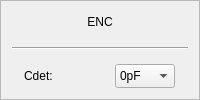
     <widget class="QFrame" name="frame_6">
      <property name="sizePolicy">
       <sizepolicy hsizetype="Minimum" vsizetype="Preferred">
        <horstretch>0</horstretch>
        <verstretch>0</verstretch>
       </sizepolicy>
      </property>
      <property name="minimumSize">
       <size>
        <width>100</width>
        <height>0</height>
       </size>
      </property>
      <property name="frameShape">
       <enum>QFrame::StyledPanel</enum>
      </property>
      <property name="frameShadow">
       <enum>QFrame::Raised</enum>
      </property>
      <layout class="QVBoxLayout" name="verticalLayout_7">
       <item alignment="Qt::AlignHCenter">
        <widget class="QLabel" name="enc_label">
         <property name="sizePolicy">
          <sizepolicy hsizetype="Minimum" vsizetype="Fixed">
           <horstretch>0</horstretch>
           <verstretch>0</verstretch>
          </sizepolicy>
         </property>
         <property name="minimumSize">
          <size>
           <width>60</width>
           <height>20</height>
          </size>
         </property>
         <property name="text">
          <string>ENC</string>
         </property>
         <property name="alignment">
          <set>Qt::AlignCenter</set>
         </property>
        </widget>
       </item>
       <item>
        <widget class="Line" name="line_6">
         <property name="sizePolicy">
          <sizepolicy hsizetype="Preferred" vsizetype="Fixed">
           <horstretch>0</horstretch>
           <verstretch>0</verstretch>
          </sizepolicy>
         </property>
         <property name="minimumSize">
          <size>
           <width>60</width>
           <height>20</height>
          </size>
         </property>
         <property name="maximumSize">
          <size>
           <width>9999999</width>
           <height>20</height>
          </size>
         </property>
         <property name="orientation">
          <enum>Qt::Horizontal</enum>
         </property>
        </widget>
       </item>
       <item>
        <layout class="QHBoxLayout" name="horizontalLayout">
         <property name="sizeConstraint">
          <enum>QLayout::SetMinimumSize</enum>
         </property>
         <item alignment="Qt::AlignHCenter">
          <widget class="QLabel" name="enc_cdet_label">
           <property name="sizePolicy">
            <sizepolicy hsizetype="Minimum" vsizetype="Minimum">
             <horstretch>0</horstretch>
             <verstretch>0</verstretch>
            </sizepolicy>
           </property>
           <property name="minimumSize">
            <size>
             <width>60</width>
             <height>20</height>
            </size>
           </property>
           <property name="text">
            <string>Cdet:</string>
           </property>
          </widget>
         </item>
         <item alignment="Qt::AlignHCenter">
          <widget class="QComboBox" name="enc_cdet_comboBox">
           <property name="sizePolicy">
            <sizepolicy hsizetype="Minimum" vsizetype="Minimum">
             <horstretch>0</horstretch>
             <verstretch>0</verstretch>
            </sizepolicy>
           </property>
           <property name="minimumSize">
            <size>
             <width>60</width>
             <height>20</height>
            </size>
           </property>
           <item>
            <property name="text">
             <string>0pF</string>
            </property>
           </item>
           <item>
            <property name="text">
             <string>10pF</string>
            </property>
           </item>
           <item>
            <property name="text">
             <string>20pF</string>
            </property>
           </item>
           <item>
            <property name="text">
             <string>40pF</string>
            </property>
           </item>
          </widget>
         </item>
        </layout>
       </item>
      </layout>
     </widget>
